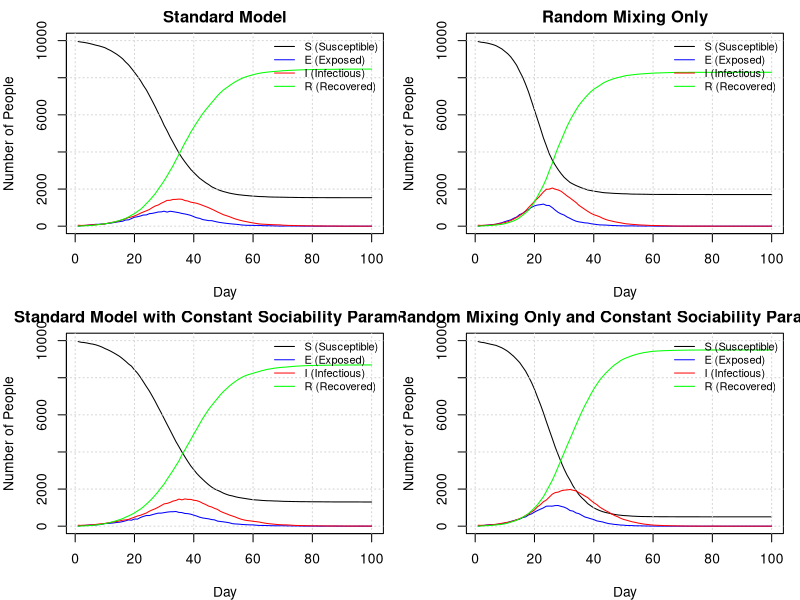

Write the R code that produced this figure.
###########################################################
# File:    proj2.R
# Authors: Colin McDonagh (s2213748), Matthew Poole (s2892092), James Horn (s2304075)
# Date:    2025-10-15
# Github URL: https://github.com/JTHorn-eng/Extended-Stats-Programming-Assignment-2/blob/main/proj2.R
###########################################################
#
### About
#
# This document is the code to run an SEIR model and prints the plots of 4 
# different implementations of the model. The program primarily uses two 
# functions to do this: get.net() and nseir(). This SEIR model can account for 
# different transmission rates between people sharing houses of different sizes,
# social networks of different sizes, and random mixing. The housing sharing 
# assumes a uniform distribution of house sizes and the social networks allow 
# for variable social network sizes, depending on their 'sociability' parameter.
# The code concludes with a commentary on the 4 different models. 
# 
#
#
### Contributions:
#
# All members attended the majority of workshops and communicated remotely about 
# progress made outside of class time.
#
# Colin McDonagh (33 %) Wrote the majority of the nseir function and led the 
#                       commentary of the different models  
#                      
# Matthew Poole  (34 %) Wrote the code to distribute people to houses, optimised 
#                       the get.net function and nseir function
#                      
# James Horn     (33 %) Wrote the original get.net function and wrote the plot 
#                       function 
#                     


get.net = function(beta, h, nc=15) {
  #' Creates a list of vectors, with each vector at position i containing the 
  #' indices of people that person i is connected with socially. This is done by 
  #' looping through each person, calculating their network based on the 
  #' probability they are connected to someone else, and then recording these 
  #' values at position i of the list, and then recording the value i at each 
  #' index of the list of the person in the social network.
  #' @param beta A list of n uniform random deviates
  #' @param h    A vector of length n describing who shares houses
  #' @param nc  A value dictating the average number of connections per person.
  #' 
  #' @return a list of vectors, with the vector at position i being the social 
  #' network of person i.
  
  # Define the number of people to consider
  n <- length(h)
  
  # Create a list of vectors for who shares a house with who, as people sharing 
  # houses cannot be in the same social network.
  house_network <- lapply(h, function(x) which(x == h))
  
  # Generate an empty list to populate with connections
  social_network <- vector("list",n)
  
  # Calculates a constant used inside a loop once for efficiency to calculate 
  # the probability that two people are connected socially.
  k <- nc*beta/(mean(beta)^2*(n-1))
  
  # loop through each person in the network
  for (i in 1:(n-1)) {
    # Create probabilities that person i is connected with each other person. 
    # Only consider person i and onwards as these values will be symmetric.
    network_probs <- c(rep(0,i), beta[i]*k[(i+1):n]) 
    
    # Create probabilities to compare the network probs with.
    # The first i values are 1 as the first (i-1) have already been assigned 
    # networks, and person i cannot be in a network with themself. 
    probs <- c(rep(1,i), runif(n-i))
    
    # Assign the indices of people sharing a network to a vector, and exclude 
    # anyone who lives with them
    social_indices <- which(network_probs > probs)[-house_network[[i]]]
    
    # append the indices of people in person i's network to the list
    social_network[[i]] <- c(social_network[[i]], social_indices)
    
    # append person i to the network of each person in person i's network
    social_network[social_indices] <- lapply(social_network[social_indices], 
                                             function(x) c(x, i))
  }
  
  return(social_network)
}


nseir <- function(beta,h,alink,alpha=c(.1,.01,.01),delta=.2,gamma=.4,nc=15, 
                  nt = 100,pinf = .005) {
  #' This function implements and simulates the SEIR model described in the 
  #' introduction to this document for a given set of parameter values. It 
  #' calculates the amount of people that are in the susceptible, exposed, 
  #' infected, and recovered classes each day based on households, a personal 
  #' social network, and a random interaction network (where households and the 
  #' personal networks are disjoint). 
  #' @param beta  A list of uniform random deviates
  #' @param h     A vector indexing who shares houses
  #' @param alink A list of vectors, with the vector at position i being the 
  #'              social network of person i.
  #' @param alpha A vector of parameters for alpha_h, alpha_c, and alpha_r (as 
  #'              described above) respectively.
  #' @param delta The probability that an infected individual transfers from the 
  #'              infected class to the recovered class each day.
  #' @param gamma The probability that an exposed individual transfers from the 
  #'              exposed class to the infected class each day.
  #' @param n_c   A value of the average number of personal connections per person.
  #' @param nt    The number of days to simulate the model over.
  #' @param pinf  The proportion of the population infected at the start of the 
  #'              simulation.
  #' 
  #' @return A list of vectors, where these vectors contain the number of people 
  #'          in the susceptible class, exposed class, infected class, recovered 
  #'          class, and the day these correspond to respectively.
  
  # Sets the number of people in the model
  n <- length(h)
  
  # Initialise the vectors we will return from this function
  S <- E <- I <- R <- t_vec <- rep(0,nt)
  
  # Create a vector to contain the class of each individual each day
  x <- rep(0, n)
  
  # Randomly sample the initial infected people from our population
  x[sample(1:n, round(n * pinf))] <- 2
  
  # Find the initial number of susceptible and infected people
  S[1] <- sum(x==0); I[1] <- sum(x==2)
  
  # Calculates a constant to be used inside a loop once for efficiency. This will
  # be used to calculate the proability of being exposed through random mixing.
  k <- (alpha[3]*nc*beta) / (mean(beta)^2*(n-1))
  
  # Iterate the following over each day in the simulation
  for (t in 2:nt){
    
    # Initialise a vector to store the people exposed by each infected person
    exp_vector <- vector("list", length=length(which(x==2)))
    
    # Iterate over each infected person to find out which susceptible people are
    # exposed by at least one infected person
    for (i in which(x==2)){
      
      # Reset the indices of susceptible people infected after each iteration
      shce <- snce <- srce <- numeric(0)
      
      # Only consider the household model if the user specifies this
      if(alpha[1]>0){
        # Find indices of susceptible people in a household with infected person i
        shc <- which((h==h[i])&x==0)
        # Samples whether people in shc are exposed (by household) by person i
        shce <- shc[runif(length(shc))<=alpha[1]]
      }
      
      
      # Only consider the contact network if the user specifies this
      if(alpha[2]>0){
        # Find indices of susceptible people in a contact network with infected 
        # person i
        nc <- alink[[i]]
        snc <- nc[which(x[nc]==0)]
        
        # Samples whether people in snce are exposed (by contact network) by person i
        snce <- snc[runif(length(snc))<=alpha[2]]
      }
      
      
      # Only consider the random network if the user specifies this
      if(alpha[3]>0){
        # Finds indices of susceptible people
        src <- which(x==0)
        # Samples whether people in src are exposed (by random network) by person i
        srce <- src[runif(length(src)) <= beta[i]*k[src]]
      } 
      
      # Append unique people exposed by person i to a running list
      exp_vector[[i]] <- unique(c(shce, snce, srce))
    }
    
    # Find the unique susceptible people exposed on day t by any infected person
    any_exp_vector <- unique(unlist(exp_vector))
    
    # Create uniform random deviates for transition probabilities of other states.
    u <- runif(n)
    
    # Infected people transition to recovered with class probability delta            
    x[x==2&u<delta] <- 3 
    # Exposed people transition to infected class with probability gamma
    x[x==1&u<gamma] <- 2  

    # Susceptible people transition to exposed class as calculated above
    x[any_exp_vector] <- 1

    
    # Sum the total people in each class and increment the day
    S[t] <- sum(x==0); E[t] <- sum(x==1)
    I[t] <- sum(x==2); R[t] <- sum(x==3)
    t_vec[t] <- t
  }  
  
  # Return the list of susceptible, exposed, infected, and recovered people on 
  # each day and the vector of day indices
  return(list(S=S,E=E,I=I,R=R,t=t_vec))
}

plot_seir = function(seir_results_list, n, title = 'SEIR Model Results') {

    #' Plots a list of SEIR model results in a 2x2 grid layout, showing the
    #' evolution of SEIR (Susceptible, Exposed, Infectious, Recovered) 
    #' compartments for one or more simulation results. Each element of
    #' `seir_results_list` should be a list containing vectors `S`, `E`,
    #' `I`, and `R` representing daily counts of individuals in each state.
    #' 
    #' @param seir_results_list A list of all model results
    #' @param n the population size for each plot's y-axis
    #' @param title optional title for overall window

    # Generate the grid layout with margin outside layout for legend
    par(mfrow = c(2, 2), mar = c(4, 4, 2, 1))

    # Create subplot titles
    plot_titles <- c(
      'Standard Model'
      ,'Random Mixing Only'
      ,'Standard Model with Constant Sociability Parameters'
      ,'Random Mixing Only and Constant Sociability Parameters'
    )

    for (i in seq_along(seir_results_list)) {

        par(xpd=FALSE)
        
        # Obtain results timeframe in days
        seir_results <- seir_results_list[[i]]
        n_days <- length(seir_results$S)
        days <- 1:n_days

        # Generate line graphs for each class member of the population per day
        plot(
            days
            , seir_results$S
            , type = "l"
            , col = "black"
            , ylim = c(0, n)
            , xlab = "Day"
            , ylab = "Number of People"
            , main = plot_titles[i]
        )

        grid()
      
        lines(days, seir_results$E, col = "blue")
        lines(days, seir_results$I, col = "red")
        lines(days, seir_results$R, col = "green")

        legend("topright",
              inset = c(0, 0),
              legend = c("S (Susceptible)", "E (Exposed)", "I (Infectious)", 
                         "R (Recovered)"),
              col = c("black", "blue", "red", "green"),
              lty = 1,
              xpd = NA,
              bty = "n",
              cex = 0.8
          )
    }

    # End layout plotting
    par(xpd = NA)

    # Add a title for the overall window
    mtext(title, outer = TRUE, line = 1, cex = 1.2)
}


# Run models
# Specify the number of people in the simulation and the maximum number of 
# people in a given household
n = 10000; hmax = 5

# Simulate beta values as standard uniform random deviates
beta <- runif(n)

# Simulate a vector of household contacts
h1 <- rep(rep(1:n, sample(1:hmax,n, replace=TRUE)), length.out=n)

# Simulate personal network information
alink <- get.net(runif(n), h1, 15)


# Create a list of models (using nseir) to compare
results_list <- list(

    # Standard model with personal, household, and random mixing
    nseir(beta, h1, alink)

    # Run model with random mixing only
    ,nseir(beta, h1, alink, alpha=c(0, 0, 0.04))
    
    # Run model with constant sociability parameters for each person
    ,nseir(beta=rep(mean(beta),n), h1, alink)
    
    # Run model with constant sociability parameters for each person and only 
    # consider random mixing
    ,nseir(beta=rep(mean(beta),n), h1, alink, alpha=c(0, 0, 0.04))

)
# The plot may move the legend slightly depending on the window size.
plot_seir(results_list, n)

################################################################################
#'
###' Model Comparison
#'
##' Household, Contact Network, and Random Network Models vs Random Network Only Models:
# ------------------------------------------------------------------------------
#' According to the results, the standard models that take into account housing and
#' network structure have the longest amount of time until the peak infection, as 
#' well as the lowest peak of infections. This is likely because the housing and 
#' contact network structure introduce more variability into the probability of 
#' individuals being infected. As a result, people have more variable expected times 
#' until infection, creating a more diffuse infection distribution. The random 
#' mixing only models likely underestimate the time it takes until reaching the 
#' peak of infection, and can also overestimate or underestimate the overall number
#' of individuals infected (depending on if sociability variability is considered).
#' 
#' The random mixing model with constant sociability parameters has a slightly longer
#' expected time until peak infection when compared to the random mixing model with 
#' variable sociability parameters. This is potentially because the "sociable" 
#' sub-population is likely to get infected quickly (due to having more personal 
#' contacts as well as more random contacts). We note that the random mixing only 
#' model with variable sociability parameters infects the least amount of people. 
#' This is likely due to those with a low sociability score being unlikely to become 
#' infected at all, due to no contact networks or households infecting them alongside 
#' low odds of becoming infected in the random network, capping the infection's 
#' severity. 
#' 
#' Finally, we note that the standard models perform very similarly, this could 
#' be due to the household contacts and contact networks encoding social variability
#' implicitly into the model, even when "sociability parameters" are taken to be 
#' constant.
#' 
#' The inferences made above would, however, require further testing (e.g. plotting
#' the infection rates of the three methods of infection) to make them more concrete.
